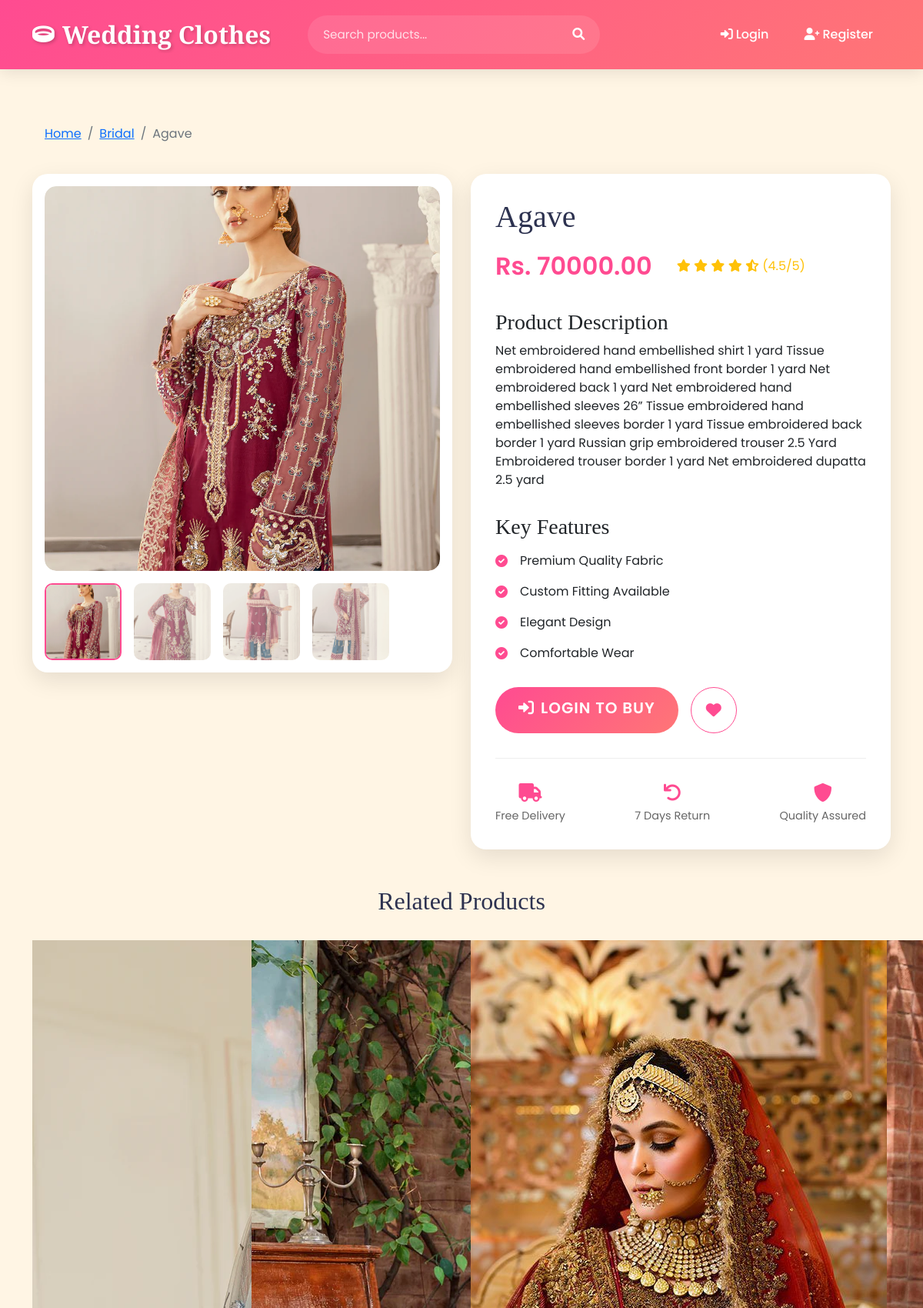
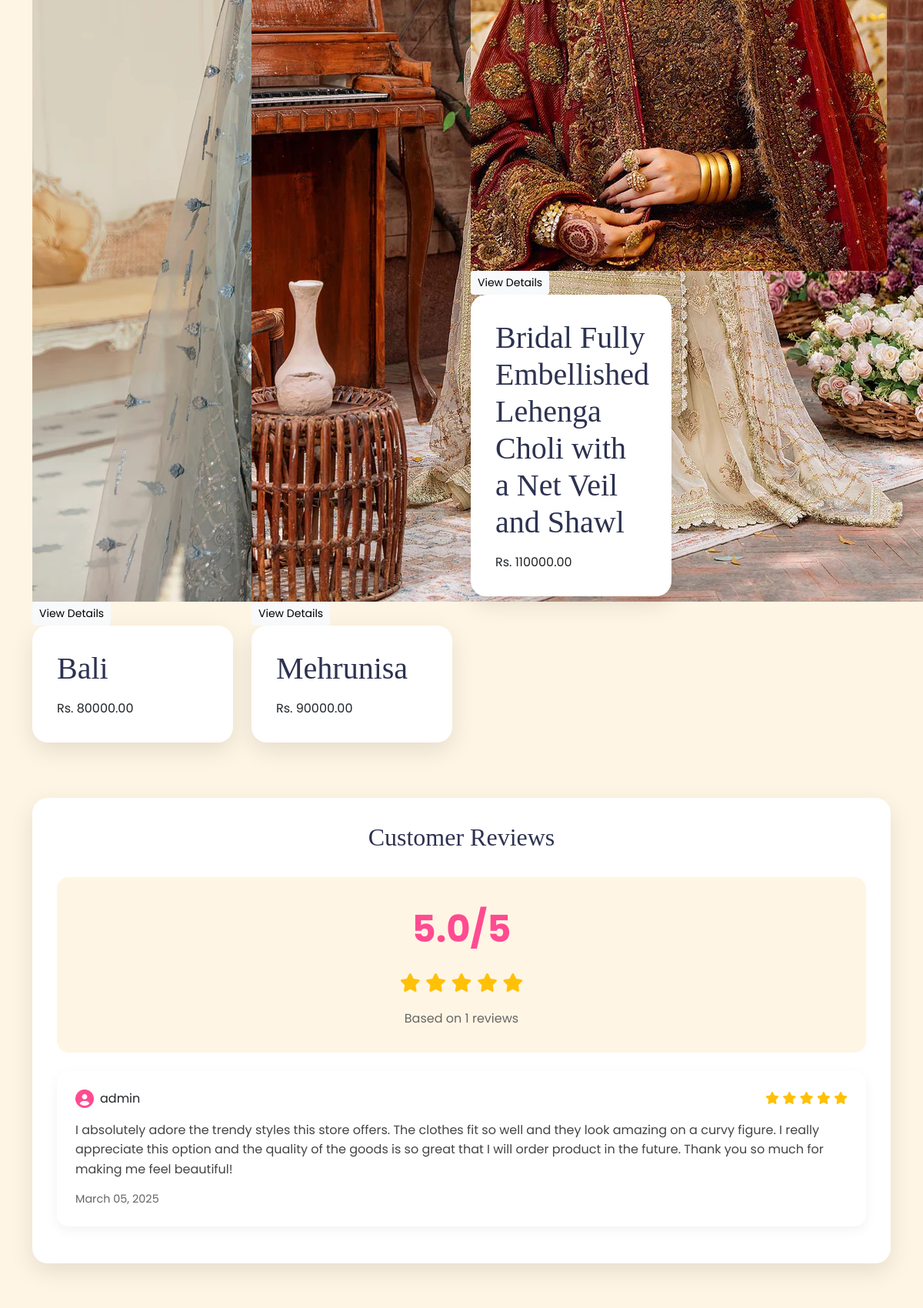
Page /product/3/ (upper part) on the committed database (2 pictures, top to bottom).
### shopapp/models.py (models this page shows, shortened)
class Product(models.Model):
    category = models.ForeignKey(Category, on_delete=models.CASCADE)
    name = models.CharField(max_length=200)
    price = models.DecimalField(max_digits=10, decimal_places=2)
    description = models.TextField()
    image = models.ImageField(upload_to='products/')

class Category(models.Model):
    name = models.CharField(max_length=100)
    image = models.ImageField(upload_to='categories/', null=True, blank=True)

class ProductImage(models.Model):
    product = models.ForeignKey(Product, related_name='images', on_delete=models.CASCADE)
    image = models.ImageField(upload_to='product_gallery/')
    is_featured = models.BooleanField(default=False)

class Review(models.Model):
    product = models.ForeignKey(Product, related_name='reviews', on_delete=models.CASCADE)
    user = models.ForeignKey(User, on_delete=models.CASCADE)
    rating = models.IntegerField(validators=[MinValueValidator(1), MaxValueValidator(5)])
    comment = models.TextField()
    created_at = models.DateTimeField(auto_now_add=True)
    class Meta:
        ordering = ['-rating', '-created_at']  # Sort by rating (high to low) and then by date

### shopapp/views.py (the view, shortened to what this page needs)
# urls.py: path('product/<int:product_id>/', views.product_detail, name='product_detail'),
def product_detail(request, product_id):
    product = Product.objects.get(id=product_id)
    product_images = product.images.all()
    related_products = Product.objects.filter(category=product.category).exclude(id=product.id)[:4]
    reviews = product.reviews.all()
    avg_rating = reviews.aggregate(Avg('rating'))['rating__avg'] or 0
    avg_rating = round(avg_rating, 1)
    has_purchased = False
    user_has_reviewed = False
    return render(request, 'shopapp/product_detail.html', {
        'product': product,
        'product_images': product_images,
        'related_products': related_products,
        'reviews': reviews,
        'avg_rating': avg_rating,
        'has_purchased': has_purchased,
        'user_has_reviewed': user_has_reviewed
    })

### shopapp/templates/shopapp/product_detail.html (shortened to what this page needs)
{% extends 'shopapp/base.html' %}
{% block content %}
<div class="product-detail-container">
    <div class="breadcrumb-wrapper mb-4" data-aos="fade-down">
        <nav aria-label="breadcrumb">
            <ol class="breadcrumb">
                <li class="breadcrumb-item"><a href="{% url 'home' %}">Home</a></li>
                <li class="breadcrumb-item"><a href="{% url 'category_products' product.category.id %}">{{ product.category.name }}</a></li>
                <li class="breadcrumb-item active">{{ product.name }}</li>
            </ol>
        </nav>
    </div>
    <div class="row">
        <div class="col-lg-6 mb-4" data-aos="fade-right">
            <div class="product-gallery">
                <div class="main-image-wrapper mb-3">
                </div>
                <div class="thumbnail-gallery">
                    <div class="thumbnail active" onclick="changeImage(this, '{{ product.image.url }}')">
                        <img src="{{ product.image.url }}" alt="Main Image">
                    </div>
                    {% for image in product_images %}
                    <div class="thumbnail" onclick="changeImage(this, '{{ image.image.url }}')">
                        <img src="{{ image.image.url }}" alt="Product Image {{ forloop.counter }}">
                    </div>
                    {% endfor %}
                </div>
            </div>
        </div>
        <div class="col-lg-6" data-aos="fade-left">
            <div class="product-info">
                <h1 class="product-title">{{ product.name }}</h1>
                <div class="product-meta">
                    <div class="price">Rs. {{ product.price }}</div>
                    <div class="rating">
                        <i class="fas fa-star"></i>
                        <i class="fas fa-star"></i>
                        <i class="fas fa-star"></i>
                        <i class="fas fa-star"></i>
                        <i class="fas fa-star-half-alt"></i>
                        <span>(4.5/5)</span>
                    </div>
                </div>
                <div class="product-description">
                    <h3>Product Description</h3>
                    <p>{{ product.description }}</p>
                </div>
                <div class="product-features">
                    <h3>Key Features</h3>
                    <ul>
                        <li><i class="fas fa-check-circle"></i> Premium Quality Fabric</li>
                        <li><i class="fas fa-check-circle"></i> Custom Fitting Available</li>
                        <li><i class="fas fa-check-circle"></i> Elegant Design</li>
                        <li><i class="fas fa-check-circle"></i> Comfortable Wear</li>
                    </ul>
                </div>
                <div class="product-actions">
                    {% if user.is_authenticated %}
                        <a href="{% url 'add_to_cart' product.id %}" class="btn btn-primary btn-lg add-to-cart-btn">
                            <i class="fas fa-shopping-cart me-2"></i>Add to Cart
                        </a>
                    {% else %}
                        <a href="{% url 'login' %}" class="btn btn-primary btn-lg">
                            <i class="fas fa-sign-in-alt me-2"></i>Login to Buy
                        </a>
                    {% endif %}
                    <button class="btn btn-outline-primary btn-lg wishlist-btn">
                        <i class="fas fa-heart"></i>
                    </button>
                </div>
                <div class="delivery-info">
                    <div class="delivery-item">
                        <i class="fas fa-truck"></i>
                        <span>Free Delivery</span>
                    </div>
                    <div class="delivery-item">
                        <i class="fas fa-undo"></i>
                        <span>7 Days Return</span>
                    </div>
                    <div class="delivery-item">
                        <i class="fas fa-shield-alt"></i>
                        <span>Quality Assured</span>
                    </div>
                </div>
            </div>
        </div>
    </div>
    <div class="related-products mt-5" data-aos="fade-up">
        <h2 class="section-title">Related Products</h2>
        <div class="row">
            {% for related_product in related_products %}
            <div class="col-md-3 mb-4">
                <div class="product-card">
                    <div class="product-image-wrapper">
                        <img src="{{ related_product.image.url }}" class="product-image" alt="{{ related_product.name }}">
                        <div class="product-overlay">
                            <div class="overlay-content">
                                <a href="{% url 'product_detail' related_product.id %}" class="btn btn-light btn-sm">
                                    View Details
                                </a>
                            </div>
                        </div>
                    </div>
                    <div class="product-info">
                        <h3 class="product-title">{{ related_product.name }}</h3>
                        <div class="product-price">Rs. {{ related_product.price }}</div>
                    </div>
                </div>
            </div>
            {% endfor %}
        </div>
    </div>
    <div class="reviews-section mt-5">
        <h2 class="section-title">Customer Reviews</h2>
        <div class="average-rating text-center mb-4">
            <div class="rating-number">{{ avg_rating }}/5</div>
            <div class="stars">
                {% for i in "12345"|make_list %}
                    {% if forloop.counter <= avg_rating %}
                        <i class="fas fa-star"></i>
                    {% elif forloop.counter <= avg_rating|add:"0.5" %}
                        <i class="fas fa-star-half-alt"></i>
                    {% else %}
                        <i class="far fa-star"></i>
                    {% endif %}
                {% endfor %}
            </div>
            <div class="total-reviews">Based on {{ reviews.count }} reviews</div>
        </div>
        <div class="reviews-list">
            {% for review in reviews %}
            <div class="review-card" data-aos="fade-up">
                <div class="review-header">
                    <div class="reviewer-info">
                        <i class="fas fa-user-circle"></i>
                        <span class="reviewer-name">{{ review.user.username }}</span>
                    </div>
                    <div class="review-rating">
                        {% for i in "12345"|make_list %}
                            {% if forloop.counter <= review.rating %}
                                <i class="fas fa-star"></i>
                            {% else %}
                                <i class="far fa-star"></i>
                            {% endif %}
                        {% endfor %}
                    </div>
                </div>
                <div class="review-content">
                    <p>{{ review.comment }}</p>
                </div>
                <div class="review-footer">
                    <span class="review-date">{{ review.created_at|date:"F d, Y" }}</span>
                </div>
            </div>
            {% empty %}
            <div class="no-reviews text-center py-4">
                <i class="far fa-comment-dots fa-3x mb-3"></i>
                <p>No reviews yet. Be the first to review this product!</p>
            </div>
            {% endfor %}
        </div>
    </div>
</div>
{% endblock %}

### shopapp/templates/shopapp/base.html (style rules this page uses)
:root { --primary-color: #FF4B91; --secondary-color: #FF7676; --accent-color: #FFB4B4; --dark-color: #2D3250; --light-color: #FFF5E4; }
body { font-family: 'Poppins', sans-serif; background-color: var(--light-color); }
h1, h2, h3, h4, h5, h6 { font-family: 'Playfair Display', serif; }
.btn-primary { background: linear-gradient(135deg, var(--primary-color), var(--secondary-color)); border: none; padding: 12px 30px; border-radius: 50px; font-weight: 600; text-transform: uppercase; letter-spacing: 1px; transition: all 0.3s ease; }

### shopapp/templates/shopapp/product_detail.html (style rules this page uses)
.product-detail-container { padding: 2rem 0; }
.breadcrumb-wrapper { background: var(--light-color); padding: 1rem; border-radius: 10px; }
.breadcrumb { margin: 0; }
.product-gallery { background: white; padding: 1rem; border-radius: 20px; box-shadow: 0 10px 30px rgba(0,0,0,0.1); }
.main-image-wrapper { position: relative; border-radius: 15px; overflow: hidden; }
.thumbnail-gallery { display: flex; gap: 1rem; margin-top: 1rem; }
.thumbnail { width: 100px; height: 100px; border-radius: 10px; overflow: hidden; cursor: pointer; opacity: 0.6; transition: all 0.3s ease; }
.thumbnail.active { opacity: 1; border: 2px solid var(--primary-color); }
.thumbnail img { width: 100%; height: 100%; object-fit: cover; }
.product-info { background: white; padding: 2rem; border-radius: 20px; box-shadow: 0 10px 30px rgba(0,0,0,0.1); }
.product-title { font-size: 2.5rem; margin-bottom: 1rem; color: var(--dark-color); }
.product-meta { display: flex; align-items: center; gap: 2rem; margin-bottom: 2rem; }
.price { font-size: 2rem; font-weight: 600; color: var(--primary-color); }
.rating { color: #ffc107; }
.product-description { margin-bottom: 2rem; }
.product-features ul { list-style: none; padding: 0; }
.product-features li { margin: 1rem 0; display: flex; align-items: center; gap: 1rem; }
.product-features i { color: var(--primary-color); }
.product-actions { display: flex; gap: 1rem; margin: 2rem 0; }
.wishlist-btn { width: 60px; height: 60px; border-radius: 50%; display: flex; align-items: center; justify-content: center; border-color: var(--primary-color); color: var(--primary-color); }
.delivery-info { display: flex; justify-content: space-between; margin-top: 2rem; padding-top: 2rem; border-top: 1px solid #eee; }
.delivery-item { text-align: center; }
.delivery-item i { font-size: 1.5rem; color: var(--primary-color); margin-bottom: 0.5rem; }
.delivery-item span { display: block; font-size: 0.9rem; color: #666; }
.section-title { text-align: center; margin-bottom: 2rem; color: var(--dark-color); }
.product-gallery, .product-info { animation: fadeIn 1s ease-out; }
.reviews-section { background: white; padding: 2rem; border-radius: 20px; box-shadow: 0 10px 30px rgba(0,0,0,0.1); }
.average-rating { padding: 2rem; background: var(--light-color); border-radius: 15px; }
.rating-number { font-size: 3rem; font-weight: 700; color: var(--primary-color); }
.stars { font-size: 1.5rem; color: #ffc107; margin: 1rem 0; }
.total-reviews { color: #666; }
.review-card { background: white; padding: 1.5rem; border-radius: 15px; margin-bottom: 1rem; box-shadow: 0 5px 15px rgba(0,0,0,0.05); transition: transform 0.3s ease; }
.review-header { display: flex; justify-content: space-between; align-items: center; margin-bottom: 1rem; }
.reviewer-info { display: flex; align-items: center; gap: 0.5rem; }
.reviewer-info i { font-size: 1.5rem; color: var(--primary-color); }
.review-rating { color: #ffc107; }
.review-content { color: #444; line-height: 1.6; }
.review-footer { margin-top: 1rem; color: #666; font-size: 0.9rem; }

### rows in the picture
Product: category.name "Bridal", name "Agave", image (picture), price "70000.00", description "Net embroidered hand embellished shirt 1 yard Tissue embroidered hand embellished front border 1 yard Net embroidered back 1 yard Net embroidered hand embellished sleeves 26” Tissue embroidered hand embellished sleeves border 1 yard Tissue embroidered back border 1 yard Russian grip embroidered trouser 2.5 Yard Embroidered trouser border 1 yard Net embroidered dupatta 2.5 yard"
ProductImage: image (picture)
ProductImage: image (picture)
ProductImage: image (picture)
Product: name "Bali", price "80000.00"
Product: name "Mehrunisa", price "90000.00"
Product: image (picture), name "Bridal Fully Embellished Lehenga Choli with a Net Veil and Shawl", price "110000.00"
Review: user.username "admin", rating 5 (drawn), comment "I absolutely adore the trendy styles this store offers. The clothes fit so well and they look amazing on a curvy figure. I really appreciate this option and the quality of the goods is so great that I will order product in the future. Thank you so much for making me feel beautiful!", created_at "March 05, 2025"

### other values in the picture
{{ avg_rating }} "5.0"
{{ reviews.count }} "1"
